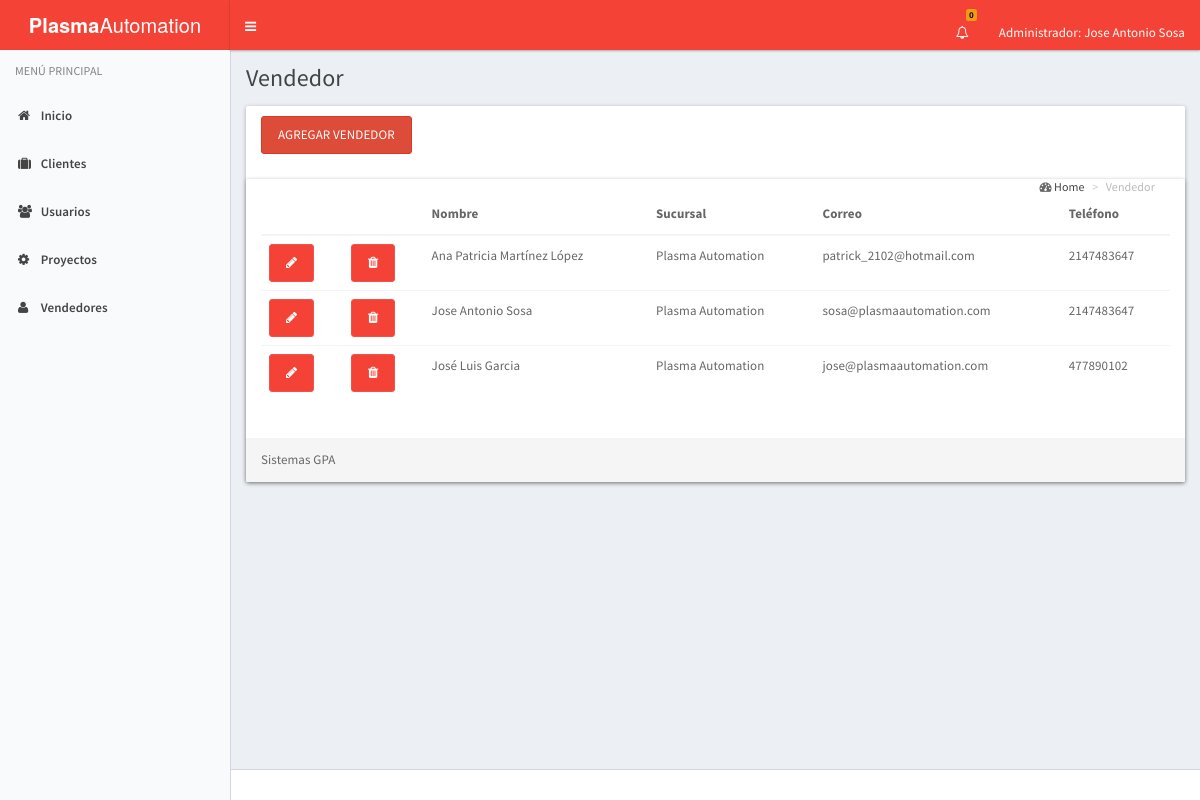
The page /index_vendedor.php (signed in) on the database its author committed.
### tables this page shows
CREATE TABLE IF NOT EXISTS `vendedor` (
  `id_vendedor` int(1) NOT NULL,
  `nombre` varchar(50) NOT NULL,
  `id_sucursal` int(1) NOT NULL,
  `correo` varchar(25) NOT NULL,
  `telefono` int(12) NOT NULL
);

CREATE TABLE IF NOT EXISTS `sucursal` (
  `id_sucursal` int(2) NOT NULL,
  `nombre` varchar(25) NOT NULL
);

### index_vendedor.php (the view, shortened to what this page needs)
<!DOCTYPE html>
<html lang="es">
  <head>
    <link rel="stylesheet" href="assets/bootstrap/css/bootstrap.css">
    <link rel="stylesheet" href="assets/css/font-awesome.min.css">
    <link rel="stylesheet" href="assets/css/ionicons.min.css">
    <link rel="stylesheet" href="assets/dist/css/AdminLTE.css">
    <link rel="stylesheet" href="assets/dist/css/skins/_all-skins.css">
    <link rel="stylesheet" href="assets/plugins/select2/select2.min.css">
    <link href="assets/plugins/pnotify/css/pnotify.custom.min.css" rel="stylesheet">
  </head>
  <body class="hold-transition skin-blue-light sidebar-mini">
    <div class="wrapper">
      <?php
        include('header.php');
      ?>
      <?php
        include('menu.php');
      ?>
      <div class="content-wrapper" id="content">
        <section class="content-header">
          <h1>
            Vendedor
          </h1>
        </section>
        <section class="content">
      <div class="col-lg-12">
         <div class="row">
          <div class="panel">
            <div class="panel-heading">
            <button class="btn btn-danger" data-toggle="modal" data-target="#miventana">Agregar Vendedor </button>
              <section class="content-header">
                <ol class="breadcrumb">
                   <i class="fa fa-dashboard"></i>
                    <li><a href="">Home</a></li>
                    <li class="active">Vendedor
                   </li>
                </ol>
              </section>
            </div>
            <div class="panel panel-info">
              <div class="panel-body">
              <table class="table">
                <thead>
                  <tr>
                    <th></th>
                    <th></th>
                    <th>Nombre</th>
                    <th>Sucursal</th>
                    <th>Correo</th>
                    <th>Teléfono</th>
                  </tr>
                </thead>
                <tbody>
                <?php
                  $host = 'localhost';
                  $user = 'root';
                  $password = '123';
                  $conexion = @mysql_connect($host, $user, $password);
                  $sql = "SELECT v.id_vendedor, v.nombre as nombre, s.id_sucursal, s.nombre as sucursal, v.correo as correo, v.telefono FROM vendedor v inner join sucursal s on s.id_sucursal = v.id_sucursal";
                  $resultado = mysql_query($sql, $conexion);
                  while ($vendedor = mysql_fetch_assoc($resultado)) {
                    echo "<tr>";
                    echo "<td><a href='vendedor.php?editar_vendedor_id=".$vendedor['id_vendedor']."' class='btn btn-rounded btn-primary editar-vendedor'><i class='fa fa-pencil'></i></a></td>";
                    echo "<td><a href='vendedor.php?eliminar_vendedor_id=".$vendedor['id_vendedor']."' class='btn btn-primary eliminar-vendedor'><i class='fa fa-trash eliminar-vendedor'></i></a></td>";
                    echo "<td>".$vendedor['nombre']."</td>";
                    echo "<td>".$vendedor['sucursal']."</td>";
                    echo "<td>".$vendedor['correo']."</td>";
                    echo "<td>".$vendedor['telefono']."</td>";
                    echo "</tr>";
                  }
                ?>
                </tbody>
              </table>
              </div>
              <div class="panel-footer">Sistemas GPA</div>
              </div>
            </div>
          </div>
        </div>
      </div>
  </div>
      <footer class="main-footer">
      </footer>
  </body>
</html>

### rows shown on the page
vendedor: nombre "Ana Patricia Martínez López", id_sucursal.nombre "Plasma Automation", correo "patrick_2102@hotmail.com", telefono "2147483647"
vendedor: nombre "Jose Antonio Sosa", id_sucursal.nombre "Plasma Automation", correo "sosa@plasmaautomation.com", telefono "2147483647"
vendedor: nombre "José Luis Garcia", id_sucursal.nombre "Plasma Automation", correo "jose@plasmaautomation.com", telefono "477890102"

### other values the page prints
$contador['suma'] "0"
$_SESSION['usuario']['nombre'] "Jose Antonio Sosa"
